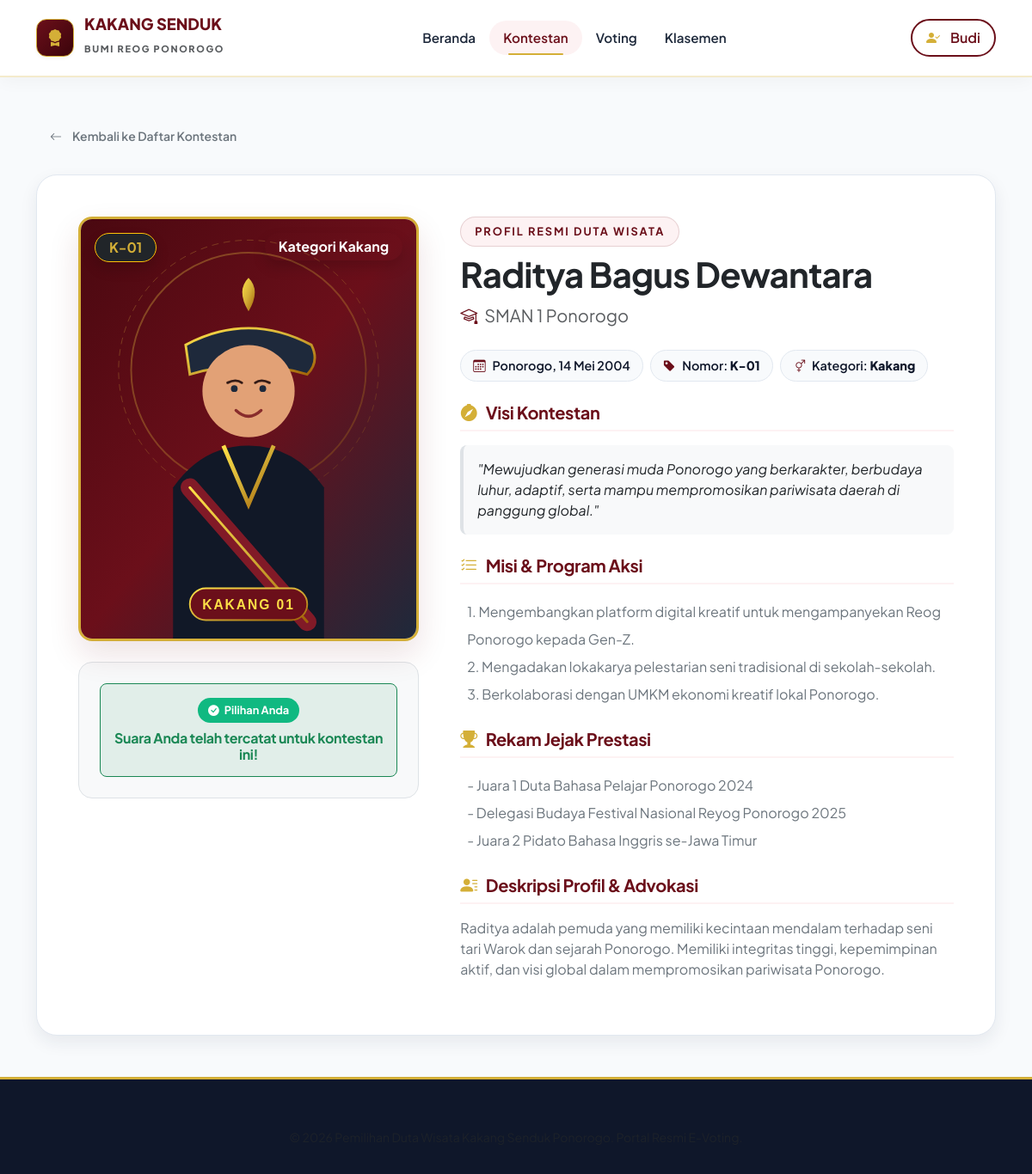
The app's page /pages/detail-kontestan.php?id=1 (signed in) with its own data.
### tables this page shows
CREATE TABLE `users` (
  `id` INT AUTO_INCREMENT PRIMARY KEY,
  `nama` VARCHAR(100) NOT NULL,
  `email` VARCHAR(100) NOT NULL UNIQUE,
  `no_hp` VARCHAR(20) NOT NULL,
  `password` VARCHAR(255) NOT NULL,
  `role` ENUM('admin', 'pemilih') NOT NULL DEFAULT 'pemilih',
  `created_at` TIMESTAMP NOT NULL DEFAULT CURRENT_TIMESTAMP
);

CREATE TABLE `kontestan` (
  `id` INT AUTO_INCREMENT PRIMARY KEY,
  `nomor_peserta` VARCHAR(10) NOT NULL,
  `nama` VARCHAR(100) NOT NULL,
  `kategori` ENUM('Kakang', 'Senduk') NOT NULL,
  `ttl` VARCHAR(100) NOT NULL,
  `foto` VARCHAR(255) NOT NULL,
  `asal_instansi` VARCHAR(150) NOT NULL,
  `visi` TEXT NOT NULL,
  `misi` TEXT NOT NULL,
  `prestasi` TEXT NOT NULL,
  `deskripsi` TEXT NOT NULL,
  `created_at` TIMESTAMP NOT NULL DEFAULT CURRENT_TIMESTAMP
);

### config/koneksi.php (called while the page is built, shortened)
<?php
function is_logged_in() {
    return isset($_SESSION['user_id']) && !empty($_SESSION['user_id']);
}
function get_logged_in_user($conn) {
    $user_id = (int)$_SESSION['user_id'];
    $stmt = $conn->prepare("SELECT id, nama, email, no_hp, role FROM users WHERE id = ? LIMIT 1");
    $stmt->bind_param("i", $user_id);
    $stmt->execute();
    $result = $stmt->get_result();
    return $result->fetch_assoc();
}
function get_active_periode($conn) {
    $now = date('Y-m-d H:i:s');
    $stmt = $conn->prepare("SELECT * FROM periode_voting WHERE status = 'Aktif' ORDER BY id DESC LIMIT 1");
    $stmt->execute();
    $result = $stmt->get_result();
    if ($periode = $result->fetch_assoc()) {
        $mulai = $periode['tanggal_mulai'];
        $selesai = $periode['tanggal_selesai'];
        $periode['is_within_time'] = ($now >= $mulai && $now <= $selesai);
        $periode['is_ended'] = ($now > $selesai);
        $periode['is_upcoming'] = ($now < $mulai);
        return $periode;
    }
    return null;
}
function user_has_voted($conn, $user_id, $kategori) {
    $user_id = (int)$user_id;
    $stmt = $conn->prepare("SELECT kontestan_id FROM voting WHERE user_id = ? AND kategori = ? LIMIT 1");
    $stmt->bind_param("is", $user_id, $kategori);
    $stmt->execute();
    $res = $stmt->get_result();
    if ($row = $res->fetch_assoc()) {
        return (int)$row['kontestan_id'];
    }
    return false;
}

### pages/detail-kontestan.php (the view, shortened to what this page needs)
<?php
require_once __DIR__ . '/../config/koneksi.php';
$id = isset($_GET['id']) ? (int)$_GET['id'] : 0;
$stmt = $conn->prepare("SELECT * FROM kontestan WHERE id = ? LIMIT 1");
$stmt->bind_param("i", $id);
$stmt->execute();
$result = $stmt->get_result();
$kontestan = $result->fetch_assoc();
$user = get_logged_in_user($conn);
$periode = get_active_periode($conn);
$has_voted_this_category = false;
$voted_kontestan_id = null;
if (is_logged_in()) {
    $voted_kontestan_id = user_has_voted($conn, $_SESSION['user_id'], $kontestan['kategori']);
    $has_voted_this_category = ($voted_kontestan_id !== false);
}
?>
<!DOCTYPE html>
<html lang="id">
<head>
  <link href="https://cdn.jsdelivr.net/npm/bootstrap@5.3.2/dist/css/bootstrap.min.css" rel="stylesheet">
  <link rel="stylesheet" href="https://cdn.jsdelivr.net/npm/bootstrap-icons@1.11.3/font/bootstrap-icons.min.css">
  <link rel="stylesheet" href="https://cdn.jsdelivr.net/npm/sweetalert2@11/dist/sweetalert2.min.css">
  <link rel="stylesheet" href="<?= BASE_URL ?>assets/css/style.css">
</head>
<body class="bg-clean">
  <nav class="navbar navbar-expand-lg navbar-custom sticky-top">
    <div class="container">
      <a class="navbar-brand" href="<?= BASE_URL ?>index.php">
        <div class="brand-logo">
          <i class="bi bi-award-fill"></i>
        </div>
        <div>
          <span class="d-block lh-1 text-maroon" style="font-size: 1.15rem; font-weight: 800;">KAKANG SENDUK</span>
          <small class="text-muted text-uppercase" style="font-size: 0.68rem; letter-spacing: 0.15em;">Bumi Reog Ponorogo</small>
        </div>
      </a>
      <div class="collapse navbar-collapse" id="navbarContent">
        <ul class="navbar-nav mx-auto mb-2 mb-lg-0">
          <li class="nav-item"><a class="nav-link" href="<?= BASE_URL ?>index.php">Beranda</a></li>
          <li class="nav-item"><a class="nav-link active" href="<?= BASE_URL ?>pages/kontestan.php">Kontestan</a></li>
          <li class="nav-item"><a class="nav-link" href="<?= BASE_URL ?>pages/voting.php">Voting</a></li>
          <li class="nav-item"><a class="nav-link" href="<?= BASE_URL ?>pages/klasemen.php">Klasemen</a></li>
        </ul>
        <div class="d-flex align-items-center gap-2">
          <?php if (is_logged_in()): ?>
            <a href="<?= BASE_URL ?>pages/voting.php" class="btn btn-outline-maroon px-3 py-2">
              <i class="bi bi-person-check-fill text-gold me-1"></i> <?= htmlspecialchars(explode(' ', $user['nama'])[0]) ?>
            </a>
          <?php else: ?>
            <a href="<?= BASE_URL ?>auth/login.php" class="btn btn-maroon px-4">Masuk</a>
          <?php endif; ?>
        </div>
      </div>
    </div>
  </nav>
  <main class="py-5">
    <div class="container">
      <div class="mb-4">
        <a href="<?= BASE_URL ?>pages/kontestan.php" class="btn btn-outline-secondary btn-sm rounded-pill px-3">
          <i class="bi bi-arrow-left me-1"></i> Kembali ke Daftar Kontestan
        </a>
      </div>
      <div class="detail-hero-card p-4 p-md-5">
        <div class="row g-5">
          <div class="col-lg-5">
            <div class="detail-img-box position-relative">
              <img src="<?= BASE_URL ?>uploads/<?= htmlspecialchars($kontestan['foto']) ?>" alt="<?= htmlspecialchars($kontestan['nama']) ?>" class="w-100 h-auto d-block">
              <div class="position-absolute top-0 start-0 m-3">
                <span class="badge bg-dark text-gold fs-6 px-3 py-2 rounded-pill border border-warning shadow">
                  <?= htmlspecialchars($kontestan['nomor_peserta']) ?>
                </span>
              </div>
              <div class="position-absolute top-0 end-0 m-3">
                <span class="badge <?= $kontestan['kategori'] === 'Kakang' ? 'badge-kakang' : 'badge-senduk' ?> fs-6 px-3 py-2 rounded-pill shadow">
                  Kategori <?= htmlspecialchars($kontestan['kategori']) ?>
                </span>
              </div>
            </div>
            <div class="mt-4 p-4 rounded-4 bg-light border text-center">
              <?php if (!is_logged_in()): ?>
                <h6 class="fw-bold text-dark mb-2">Ingin Memilih Kontestan Ini?</h6>
                <p class="text-muted small mb-3">Silakan masuk ke akun pemilih Anda untuk memberikan suara secara sah.</p>
                <a href="<?= BASE_URL ?>auth/login.php" class="btn btn-maroon w-100 py-2">
                  <i class="bi bi-box-arrow-in-right me-1"></i> Masuk untuk Memilih
                </a>
              <?php elseif (!$periode || $periode['status'] !== 'Aktif' || empty($periode['is_within_time'])): ?>
                <div class="alert alert-warning mb-0 small">
                  <i class="bi bi-exclamation-triangle-fill me-1"></i> Periode voting saat ini sedang tidak aktif atau di luar jadwal.
                </div>
              <?php elseif ($has_voted_this_category): ?>
                <?php if ($voted_kontestan_id == $kontestan['id']): ?>
                  <div class="p-3 bg-success bg-opacity-10 rounded-3 border border-success">
                    <span class="badge-voted mb-2"><i class="bi bi-check-circle-fill"></i> Pilihan Anda</span>
                    <h6 class="fw-bold text-success mb-0">Suara Anda telah tercatat untuk kontestan ini!</h6>
                  </div>
                <?php endif; ?>
              <?php endif; ?>
            </div>
          </div>
          <div class="col-lg-7">
            <span class="section-tag mb-2">Profil Resmi Duta Wisata</span>
            <h1 class="display-6 fw-bold text-dark mb-2"><?= htmlspecialchars($kontestan['nama']) ?></h1>
            <p class="text-muted fs-5 mb-4"><i class="bi bi-mortarboard text-maroon me-2"></i><?= htmlspecialchars($kontestan['asal_instansi']) ?></p>
            <div class="d-flex flex-wrap gap-2 mb-4">
              <div class="info-pill">
                <i class="bi bi-calendar3 text-maroon"></i>
                <span><?= htmlspecialchars($kontestan['ttl']) ?></span>
              </div>
              <div class="info-pill">
                <i class="bi bi-tag-fill text-maroon"></i>
                <span>Nomor: <b><?= htmlspecialchars($kontestan['nomor_peserta']) ?></b></span>
              </div>
              <div class="info-pill">
                <i class="bi bi-gender-ambiguous text-maroon"></i>
                <span>Kategori: <b><?= htmlspecialchars($kontestan['kategori']) ?></b></span>
              </div>
            </div>
            <div class="mb-4">
              <h5 class="detail-section-title">
                <i class="bi bi-compass-fill"></i> Visi Kontestan
              </h5>
              <div class="p-3 rounded-3 bg-light border-start border-4 border-maroon">
                <p class="mb-0 fs-6 fst-italic text-dark lh-base">
                  "<?= nl2br(htmlspecialchars($kontestan['visi'])) ?>"
                </p>
              </div>
            </div>
            <div class="mb-4">
              <h5 class="detail-section-title">
                <i class="bi bi-list-check"></i> Misi & Program Aksi
              </h5>
              <div class="text-secondary lh-lg ps-2">
                <?= nl2br(htmlspecialchars($kontestan['misi'])) ?>
              </div>
            </div>
            <div class="mb-4">
              <h5 class="detail-section-title">
                <i class="bi bi-trophy-fill"></i> Rekam Jejak Prestasi
              </h5>
              <div class="text-secondary lh-lg ps-2">
                <?= nl2br(htmlspecialchars($kontestan['prestasi'])) ?>
              </div>
            </div>
            <div>
              <h5 class="detail-section-title">
                <i class="bi bi-person-lines-fill"></i> Deskripsi Profil & Advokasi
              </h5>
              <p class="text-secondary lh-base">
                <?= nl2br(htmlspecialchars($kontestan['deskripsi'])) ?>
              </p>
            </div>
          </div>
        </div>
      </div>
    </div>
  </main>
  <footer class="footer-custom">
    <div class="container text-center text-muted small">
      <p class="mb-0">&copy; <?= date('Y') ?> Pemilihan Duta Wisata Kakang Senduk Ponorogo. Portal Resmi E-Voting.</p>
    </div>
  </footer>
</body>
</html>

### records on screen
users: nama "Budi"
kontestan: foto (picture), nomor_peserta "K-01", kategori "Kakang", nama "Raditya Bagus Dewantara", asal_instansi "SMAN 1 Ponorogo", ttl "Ponorogo, 14 Mei 2004", visi "Mewujudkan generasi muda Ponorogo yang berkarakter, berbudaya luhur, adaptif, serta mampu mempromosikan pariwisata daerah di panggung global.", misi "1. Mengembangkan platform digital kreatif untuk mengampanyekan Reog Ponorogo kepada Gen-Z. 2. Mengadakan lokakarya pelestarian seni tradisional di sekolah-sekolah. 3. Berkolaborasi dengan UMKM ekonomi kreatif lokal Ponorogo.", prestasi "- Juara 1 Duta Bahasa Pelajar Ponorogo 2024 - Delegasi Budaya Festival Nasional Reyog Ponorogo 2025 - Juara 2 Pidato Bahasa Inggris se-Jawa Timur", deskripsi "Raditya adalah pemuda yang memiliki kecintaan mendalam terhadap seni tari Warok dan sejarah Ponorogo. Memiliki integritas tinggi, kepemimpinan aktif, dan visi global dalam mempromosikan pariwisata Ponorogo."
